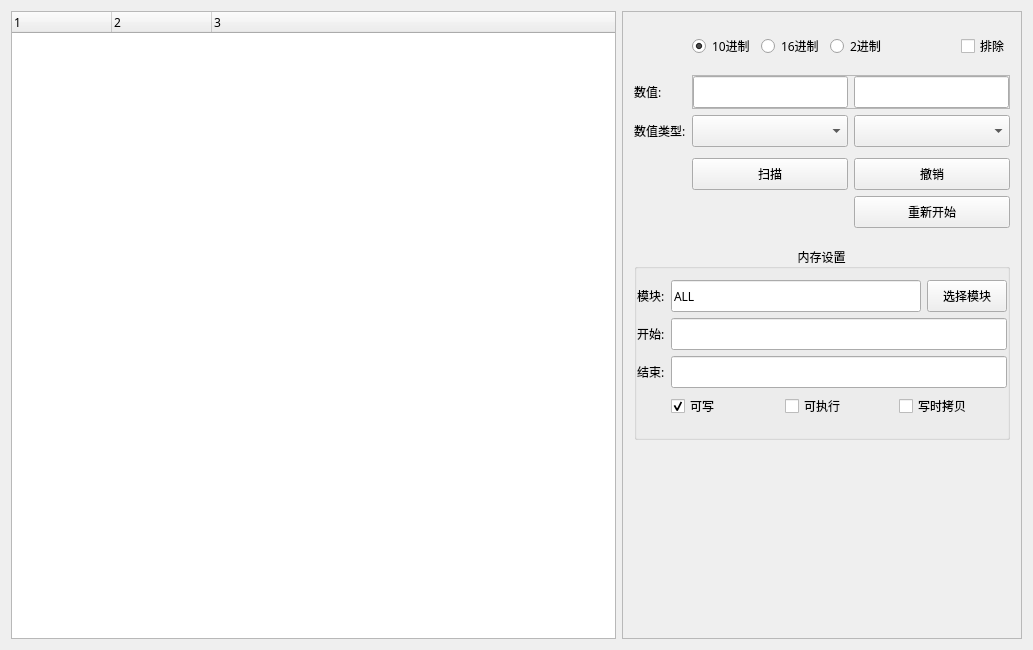
<?xml version="1.0" encoding="UTF-8"?>
<ui version="4.0">
 <class>ScanTabPage</class>
 <widget class="QWidget" name="ScanTabPage">
  <property name="geometry">
   <rect>
    <x>0</x>
    <y>0</y>
    <width>1033</width>
    <height>650</height>
   </rect>
  </property>
  <property name="windowTitle">
   <string>ScanTabPage</string>
  </property>
  <layout class="QHBoxLayout" name="horizontalLayout_5">
   <item>
    <widget class="QTreeWidget" name="treeWidget">
     <property name="font">
      <font>
       <family>Sarasa UI SC</family>
      </font>
     </property>
     <property name="columnCount">
      <number>3</number>
     </property>
     <column>
      <property name="text">
       <string notr="true">1</string>
      </property>
     </column>
     <column>
      <property name="text">
       <string notr="true">2</string>
      </property>
     </column>
     <column>
      <property name="text">
       <string notr="true">3</string>
      </property>
     </column>
    </widget>
   </item>
   <item>
    <widget class="QFrame" name="frame">
     <property name="maximumSize">
      <size>
       <width>400</width>
       <height>16777215</height>
      </size>
     </property>
     <property name="font">
      <font>
       <family>Sarasa Mono SC</family>
      </font>
     </property>
     <property name="frameShape">
      <enum>QFrame::StyledPanel</enum>
     </property>
     <property name="frameShadow">
      <enum>QFrame::Raised</enum>
     </property>
     <layout class="QFormLayout" name="formLayout_2">
      <item row="0" column="0">
       <widget class="QLabel" name="Placehold1">
        <property name="font">
         <font>
          <family>Sarasa UI SC</family>
         </font>
        </property>
        <property name="text">
         <string/>
        </property>
       </widget>
      </item>
      <item row="0" column="1">
       <widget class="QFrame" name="frameBase">
        <property name="font">
         <font>
          <family>Sarasa UI SC</family>
         </font>
        </property>
        <layout class="QHBoxLayout" name="horizontalLayout">
         <property name="leftMargin">
          <number>0</number>
         </property>
         <property name="rightMargin">
          <number>0</number>
         </property>
         <item>
          <widget class="QRadioButton" name="Base10">
           <property name="font">
            <font>
             <family>Sarasa UI SC</family>
            </font>
           </property>
           <property name="text">
            <string>10进制</string>
           </property>
           <property name="checked">
            <bool>true</bool>
           </property>
          </widget>
         </item>
         <item>
          <widget class="QRadioButton" name="Base16">
           <property name="font">
            <font>
             <family>Sarasa UI SC</family>
            </font>
           </property>
           <property name="text">
            <string>16进制</string>
           </property>
          </widget>
         </item>
         <item>
          <widget class="QRadioButton" name="Base2">
           <property name="font">
            <font>
             <family>Sarasa UI SC</family>
            </font>
           </property>
           <property name="text">
            <string>2进制</string>
           </property>
          </widget>
         </item>
         <item>
          <spacer name="horizontalSpacer">
           <property name="orientation">
            <enum>Qt::Horizontal</enum>
           </property>
           <property name="sizeHint" stdset="0">
            <size>
             <width>40</width>
             <height>20</height>
            </size>
           </property>
          </spacer>
         </item>
         <item>
          <widget class="QCheckBox" name="ExcludeCheckbox">
           <property name="font">
            <font>
             <family>Sarasa UI SC</family>
            </font>
           </property>
           <property name="statusTip">
            <string>扫描时排除指定的值</string>
           </property>
           <property name="text">
            <string>排除</string>
           </property>
           <property name="tristate">
            <bool>false</bool>
           </property>
          </widget>
         </item>
        </layout>
       </widget>
      </item>
      <item row="1" column="1">
       <widget class="QFrame" name="frame_3">
        <property name="frameShape">
         <enum>QFrame::StyledPanel</enum>
        </property>
        <property name="frameShadow">
         <enum>QFrame::Raised</enum>
        </property>
        <layout class="QHBoxLayout" name="horizontalLayout_6">
         <property name="leftMargin">
          <number>0</number>
         </property>
         <property name="topMargin">
          <number>0</number>
         </property>
         <property name="rightMargin">
          <number>0</number>
         </property>
         <property name="bottomMargin">
          <number>0</number>
         </property>
         <item>
          <widget class="QLineEdit" name="ScanValueA">
           <property name="minimumSize">
            <size>
             <width>0</width>
             <height>32</height>
            </size>
           </property>
           <property name="font">
            <font>
             <family>Sarasa UI SC</family>
            </font>
           </property>
           <property name="maxLength">
            <number>100</number>
           </property>
          </widget>
         </item>
         <item>
          <widget class="QLineEdit" name="ScanValueB">
           <property name="minimumSize">
            <size>
             <width>0</width>
             <height>32</height>
            </size>
           </property>
           <property name="font">
            <font>
             <family>Sarasa UI SC</family>
            </font>
           </property>
           <property name="maxLength">
            <number>100</number>
           </property>
          </widget>
         </item>
        </layout>
       </widget>
      </item>
      <item row="2" column="1">
       <layout class="QHBoxLayout" name="horizontalLayout_2">
        <item>
         <widget class="QComboBox" name="ScanValueType">
          <property name="minimumSize">
           <size>
            <width>0</width>
            <height>32</height>
           </size>
          </property>
          <property name="font">
           <font>
            <family>Sarasa UI SC</family>
           </font>
          </property>
         </widget>
        </item>
        <item>
         <widget class="QComboBox" name="ScanMethod">
          <property name="minimumSize">
           <size>
            <width>0</width>
            <height>32</height>
           </size>
          </property>
          <property name="font">
           <font>
            <family>Sarasa UI SC</family>
           </font>
          </property>
          <property name="placeholderText">
           <string>扫描方式</string>
          </property>
         </widget>
        </item>
       </layout>
      </item>
      <item row="3" column="0">
       <widget class="QLabel" name="label_7">
        <property name="minimumSize">
         <size>
          <width>0</width>
          <height>32</height>
         </size>
        </property>
        <property name="font">
         <font>
          <family>Sarasa UI SC</family>
         </font>
        </property>
        <property name="text">
         <string/>
        </property>
       </widget>
      </item>
      <item row="3" column="1">
       <widget class="QFrame" name="frame_2">
        <property name="font">
         <font>
          <family>Sarasa UI SC</family>
         </font>
        </property>
        <property name="frameShape">
         <enum>QFrame::NoFrame</enum>
        </property>
        <property name="frameShadow">
         <enum>QFrame::Raised</enum>
        </property>
        <property name="lineWidth">
         <number>0</number>
        </property>
        <layout class="QGridLayout" name="gridLayout">
         <property name="leftMargin">
          <number>0</number>
         </property>
         <property name="topMargin">
          <number>5</number>
         </property>
         <property name="rightMargin">
          <number>0</number>
         </property>
         <property name="bottomMargin">
          <number>0</number>
         </property>
         <item row="0" column="0">
          <widget class="QPushButton" name="ScanBtn">
           <property name="minimumSize">
            <size>
             <width>0</width>
             <height>32</height>
            </size>
           </property>
           <property name="font">
            <font>
             <family>Sarasa UI SC</family>
            </font>
           </property>
           <property name="text">
            <string>扫描</string>
           </property>
          </widget>
         </item>
         <item row="0" column="1">
          <widget class="QPushButton" name="ScanUndoBtn">
           <property name="minimumSize">
            <size>
             <width>0</width>
             <height>32</height>
            </size>
           </property>
           <property name="font">
            <font>
             <family>Sarasa UI SC</family>
            </font>
           </property>
           <property name="text">
            <string>撤销</string>
           </property>
          </widget>
         </item>
         <item row="1" column="1">
          <widget class="QPushButton" name="ScanResetBtn">
           <property name="minimumSize">
            <size>
             <width>0</width>
             <height>32</height>
            </size>
           </property>
           <property name="font">
            <font>
             <family>Sarasa UI SC</family>
            </font>
           </property>
           <property name="text">
            <string>重新开始</string>
           </property>
          </widget>
         </item>
        </layout>
       </widget>
      </item>
      <item row="4" column="0" colspan="2">
       <spacer name="verticalSpacer_3">
        <property name="font">
         <font>
          <family>Sarasa UI SC</family>
         </font>
        </property>
        <property name="orientation">
         <enum>Qt::Vertical</enum>
        </property>
        <property name="sizeType">
         <enum>QSizePolicy::Fixed</enum>
        </property>
        <property name="sizeHint" stdset="0">
         <size>
          <width>20</width>
          <height>6</height>
         </size>
        </property>
       </spacer>
      </item>
      <item row="5" column="0" colspan="2">
       <widget class="QGroupBox" name="FrameMemory">
        <property name="font">
         <font>
          <family>Sarasa UI SC</family>
          <pointsize>9</pointsize>
         </font>
        </property>
        <property name="title">
         <string>内存设置</string>
        </property>
        <property name="alignment">
         <set>Qt::AlignCenter</set>
        </property>
        <property name="flat">
         <bool>true</bool>
        </property>
        <property name="checkable">
         <bool>false</bool>
        </property>
        <layout class="QFormLayout" name="formLayout">
         <property name="leftMargin">
          <number>0</number>
         </property>
         <property name="rightMargin">
          <number>0</number>
         </property>
         <item row="0" column="0">
          <widget class="QLabel" name="label_3">
           <property name="minimumSize">
            <size>
             <width>0</width>
             <height>32</height>
            </size>
           </property>
           <property name="font">
            <font>
             <family>Sarasa UI SC</family>
             <pointsize>9</pointsize>
            </font>
           </property>
           <property name="text">
            <string>模块:</string>
           </property>
          </widget>
         </item>
         <item row="0" column="1">
          <layout class="QHBoxLayout" name="horizontalLayout_3">
           <item>
            <widget class="QLineEdit" name="ModuleSelected">
             <property name="minimumSize">
              <size>
               <width>0</width>
               <height>32</height>
              </size>
             </property>
             <property name="font">
              <font>
               <family>Sarasa UI SC</family>
               <pointsize>9</pointsize>
              </font>
             </property>
             <property name="text">
              <string>ALL</string>
             </property>
            </widget>
           </item>
           <item>
            <widget class="QPushButton" name="ModuleSelectBtn">
             <property name="minimumSize">
              <size>
               <width>0</width>
               <height>32</height>
              </size>
             </property>
             <property name="font">
              <font>
               <family>Sarasa UI SC</family>
               <pointsize>9</pointsize>
              </font>
             </property>
             <property name="text">
              <string>选择模块</string>
             </property>
            </widget>
           </item>
          </layout>
         </item>
         <item row="1" column="0">
          <widget class="QLabel" name="label_4">
           <property name="minimumSize">
            <size>
             <width>0</width>
             <height>32</height>
            </size>
           </property>
           <property name="font">
            <font>
             <family>Sarasa UI SC</family>
             <pointsize>9</pointsize>
            </font>
           </property>
           <property name="text">
            <string>开始:</string>
           </property>
          </widget>
         </item>
         <item row="1" column="1">
          <widget class="QLineEdit" name="MemoryRngBegin">
           <property name="minimumSize">
            <size>
             <width>0</width>
             <height>32</height>
            </size>
           </property>
           <property name="font">
            <font>
             <family>Sarasa Mono SC</family>
             <pointsize>9</pointsize>
            </font>
           </property>
          </widget>
         </item>
         <item row="2" column="0">
          <widget class="QLabel" name="label_5">
           <property name="minimumSize">
            <size>
             <width>0</width>
             <height>32</height>
            </size>
           </property>
           <property name="font">
            <font>
             <family>Sarasa UI SC</family>
             <pointsize>9</pointsize>
            </font>
           </property>
           <property name="text">
            <string>结束:</string>
           </property>
          </widget>
         </item>
         <item row="2" column="1">
          <widget class="QLineEdit" name="MemoryRngEnd">
           <property name="minimumSize">
            <size>
             <width>0</width>
             <height>32</height>
            </size>
           </property>
           <property name="font">
            <font>
             <family>Sarasa Mono SC</family>
             <pointsize>9</pointsize>
            </font>
           </property>
          </widget>
         </item>
         <item row="3" column="1">
          <layout class="QHBoxLayout" name="horizontalLayout_4">
           <item>
            <widget class="QCheckBox" name="MemoryWriteable">
             <property name="font">
              <font>
               <family>Sarasa UI SC</family>
               <pointsize>9</pointsize>
              </font>
             </property>
             <property name="text">
              <string>可写</string>
             </property>
             <property name="checked">
              <bool>true</bool>
             </property>
            </widget>
           </item>
           <item>
            <widget class="QCheckBox" name="MemoryExecuteable">
             <property name="font">
              <font>
               <family>Sarasa UI SC</family>
               <pointsize>9</pointsize>
              </font>
             </property>
             <property name="text">
              <string>可执行</string>
             </property>
            </widget>
           </item>
           <item>
            <widget class="QCheckBox" name="MemoryCopyOnWrite">
             <property name="font">
              <font>
               <family>Sarasa UI SC</family>
               <pointsize>9</pointsize>
              </font>
             </property>
             <property name="text">
              <string>写时拷贝</string>
             </property>
            </widget>
           </item>
          </layout>
         </item>
         <item row="3" column="0">
          <widget class="QLabel" name="label_6">
           <property name="minimumSize">
            <size>
             <width>0</width>
             <height>32</height>
            </size>
           </property>
           <property name="font">
            <font>
             <family>Sarasa UI SC</family>
             <pointsize>9</pointsize>
            </font>
           </property>
           <property name="text">
            <string/>
           </property>
          </widget>
         </item>
        </layout>
       </widget>
      </item>
      <item row="6" column="0" colspan="2">
       <spacer name="verticalSpacer_2">
        <property name="font">
         <font>
          <family>Sarasa UI SC</family>
         </font>
        </property>
        <property name="orientation">
         <enum>Qt::Vertical</enum>
        </property>
        <property name="sizeHint" stdset="0">
         <size>
          <width>20</width>
          <height>40</height>
         </size>
        </property>
       </spacer>
      </item>
      <item row="2" column="0">
       <widget class="QLabel" name="label_2">
        <property name="minimumSize">
         <size>
          <width>0</width>
          <height>32</height>
         </size>
        </property>
        <property name="font">
         <font>
          <family>Sarasa UI SC</family>
         </font>
        </property>
        <property name="text">
         <string>数值类型:</string>
        </property>
       </widget>
      </item>
      <item row="1" column="0">
       <widget class="QLabel" name="ScanValueLabel">
        <property name="minimumSize">
         <size>
          <width>0</width>
          <height>32</height>
         </size>
        </property>
        <property name="font">
         <font>
          <family>Sarasa UI SC</family>
         </font>
        </property>
        <property name="text">
         <string>数值:</string>
        </property>
       </widget>
      </item>
     </layout>
    </widget>
   </item>
  </layout>
 </widget>
 <layoutdefault spacing="6" margin="11"/>
 <resources>
  <include location="../../../MainWindow.qrc"/>
 </resources>
 <connections/>
</ui>
